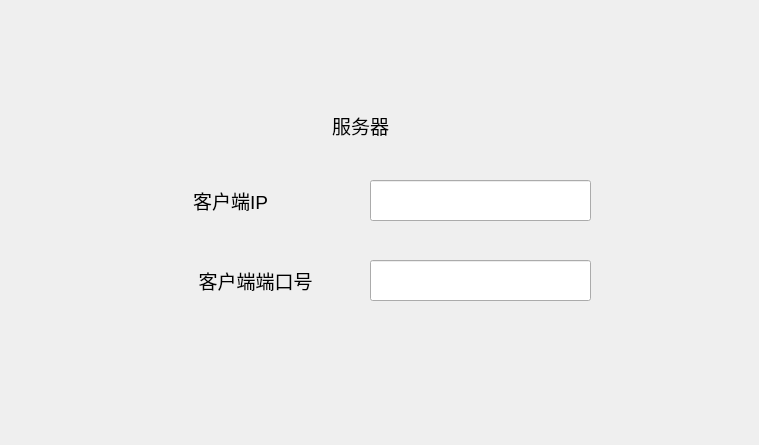
<?xml version="1.0" encoding="UTF-8"?>
<ui version="4.0">
 <class>Widget</class>
 <widget class="QWidget" name="Widget">
  <property name="geometry">
   <rect>
    <x>0</x>
    <y>0</y>
    <width>759</width>
    <height>445</height>
   </rect>
  </property>
  <property name="windowTitle">
   <string>Widget</string>
  </property>
  <widget class="QLineEdit" name="Iplineedit">
   <property name="geometry">
    <rect>
     <x>370</x>
     <y>180</y>
     <width>221</width>
     <height>41</height>
    </rect>
   </property>
  </widget>
  <widget class="QLineEdit" name="Portlieedit">
   <property name="geometry">
    <rect>
     <x>370</x>
     <y>260</y>
     <width>221</width>
     <height>41</height>
    </rect>
   </property>
  </widget>
  <widget class="QLabel" name="label">
   <property name="geometry">
    <rect>
     <x>310</x>
     <y>100</y>
     <width>101</width>
     <height>51</height>
    </rect>
   </property>
   <property name="text">
    <string>&lt;html&gt;&lt;head/&gt;&lt;body&gt;&lt;p align=&quot;center&quot;&gt;&lt;span style=&quot; font-size:14pt;&quot;&gt;服务器&lt;/span&gt;&lt;/p&gt;&lt;/body&gt;&lt;/html&gt;</string>
   </property>
  </widget>
  <widget class="QLabel" name="label_2">
   <property name="geometry">
    <rect>
     <x>170</x>
     <y>180</y>
     <width>121</width>
     <height>41</height>
    </rect>
   </property>
   <property name="text">
    <string>&lt;html&gt;&lt;head/&gt;&lt;body&gt;&lt;p align=&quot;center&quot;&gt;&lt;span style=&quot; font-size:14pt;&quot;&gt;客户端IP&lt;/span&gt;&lt;/p&gt;&lt;/body&gt;&lt;/html&gt;</string>
   </property>
  </widget>
  <widget class="QLabel" name="label_3">
   <property name="geometry">
    <rect>
     <x>170</x>
     <y>250</y>
     <width>171</width>
     <height>61</height>
    </rect>
   </property>
   <property name="text">
    <string>&lt;html&gt;&lt;head/&gt;&lt;body&gt;&lt;p align=&quot;center&quot;&gt;&lt;span style=&quot; font-size:14pt;&quot;&gt;客户端端口号&lt;/span&gt;&lt;/p&gt;&lt;/body&gt;&lt;/html&gt;</string>
   </property>
  </widget>
 </widget>
 <resources/>
 <connections/>
</ui>
